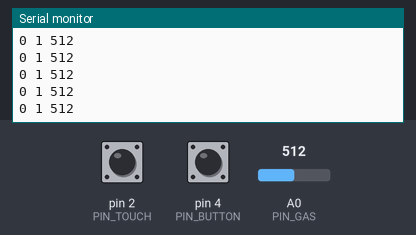
Simulated run of this sketch. Board: Arduino Uno, built with avr-gcc and run on an emulated ATmega328P. Parts: the last lines printed to the serial monitor. Inputs (shaded band) come from the test bench; at power-on: A0 (PIN_GAS) = 512, pin 2 (PIN_TOUCH) LOW, pin 4 (PIN_BUTTON) HIGH.

Above: at 1.2 s.
1.3 s: A0 (PIN_GAS) set to 716
At 1.56 s:
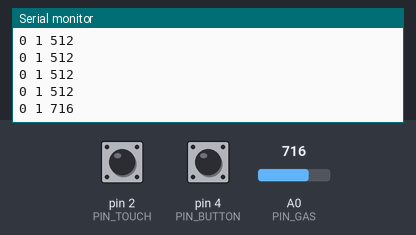
2.8 s: pin 2 (PIN_TOUCH) pulled HIGH for 0.25 s
At 2.96 s:
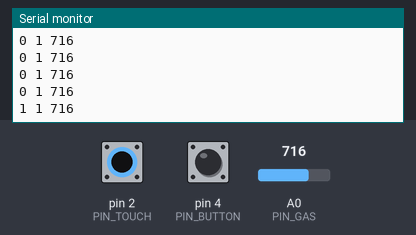
4.5 s: pin 4 (PIN_BUTTON) pulled LOW for 0.25 s
At 4.77 s:
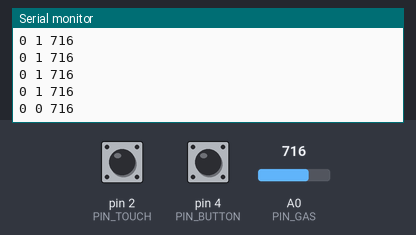
6.2 s: A0 (PIN_GAS) set to 900
At 6.37 s:
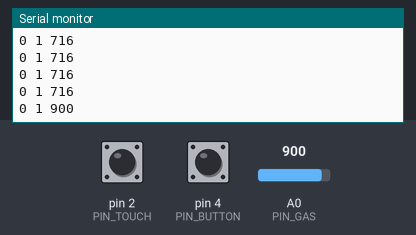
7.7 s: pin 2 (PIN_TOUCH) pulled HIGH for 1 s
At 7.97 s:
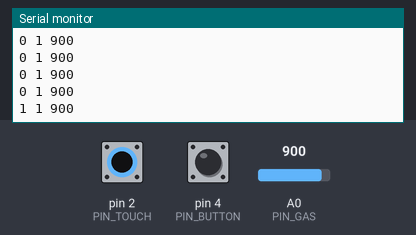
10.2 s: pin 4 (PIN_BUTTON) pulled LOW for 1 s
At 10.38 s:
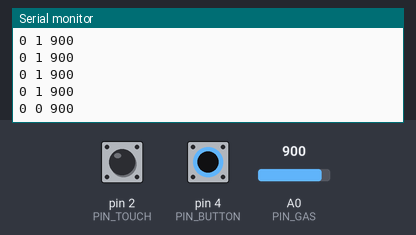
Timing chart, 0 to 13.2 s (numbered marks = the images above; inputs shaded):
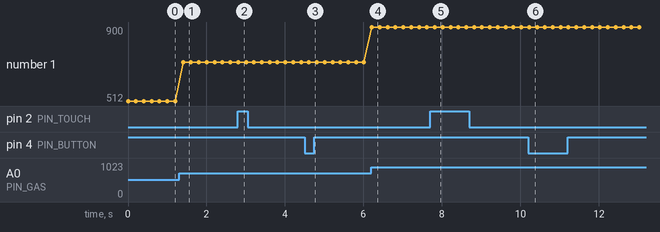

Measured:
- after the input at 1.3 s, the serial monitor: prints a new line after 0.10 s (image 1)
- after the input at 2.8 s, the serial monitor: prints a new line at once (image 2)
- after the input at 4.5 s, the serial monitor: prints a new line after 0.11 s (image 3)
- after the input at 6.2 s, the serial monitor: prints a new line at once (image 4)
- after the input at 7.7 s, the serial monitor: prints a new line after 0.12 s (image 5)
- after the input at 10.2 s, the serial monitor: prints a new line at once (image 6)
- plotted number 1: 512 → 716 after the input at 1.3 s, 716 → 900 after the input at 6.2 s

The sketch:

05_inputs.ino
```cpp
// Test 5: touch pad, button and gas sensor.
// Prints one line every 200 ms: touch (0/1), button (0/1), gas (0..1023).
// Expect:
//   touch goes 1 while your finger is on the pad
//   button changes while pressed (some modules read 1 at rest and 0 when pressed: that is fine)
//   gas settles after a few minutes of warm-up, then rises when you breathe on it
// Open Tools -> Serial Plotter to see all three.

const uint8_t PIN_TOUCH = 2;
const uint8_t PIN_BUTTON = 4;
const uint8_t PIN_GAS = A0;

void setup() {
  Serial.begin(115200);
  pinMode(PIN_TOUCH, INPUT);
  pinMode(PIN_BUTTON, INPUT_PULLUP);
  Serial.println(F("touch button gas"));
}

void loop() {
  Serial.print(digitalRead(PIN_TOUCH));
  Serial.print(' ');
  Serial.print(digitalRead(PIN_BUTTON));
  Serial.print(' ');
  Serial.println(analogRead(PIN_GAS));
  delay(200);
}
```
